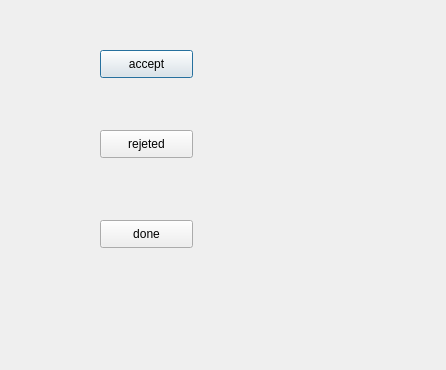
<?xml version="1.0" encoding="UTF-8"?>
<ui version="4.0">
 <class>myDialog</class>
 <widget class="QDialog" name="myDialog">
  <property name="geometry">
   <rect>
    <x>0</x>
    <y>0</y>
    <width>446</width>
    <height>370</height>
   </rect>
  </property>
  <property name="windowTitle">
   <string>Dialog</string>
  </property>
  <widget class="QPushButton" name="accept">
   <property name="geometry">
    <rect>
     <x>100</x>
     <y>50</y>
     <width>93</width>
     <height>28</height>
    </rect>
   </property>
   <property name="text">
    <string>accept</string>
   </property>
  </widget>
  <widget class="QPushButton" name="pushButton_2">
   <property name="geometry">
    <rect>
     <x>100</x>
     <y>130</y>
     <width>93</width>
     <height>28</height>
    </rect>
   </property>
   <property name="text">
    <string>rejeted</string>
   </property>
  </widget>
  <widget class="QPushButton" name="pushButton_3">
   <property name="geometry">
    <rect>
     <x>100</x>
     <y>220</y>
     <width>93</width>
     <height>28</height>
    </rect>
   </property>
   <property name="text">
    <string>done</string>
   </property>
  </widget>
 </widget>
 <resources/>
 <connections/>
</ui>
